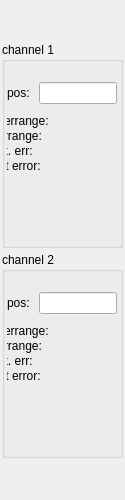
<?xml version="1.0" encoding="UTF-8"?>
<ui version="4.0">
 <class>Form</class>
 <widget class="QWidget" name="Form">
  <property name="geometry">
   <rect>
    <x>0</x>
    <y>0</y>
    <width>125</width>
    <height>500</height>
   </rect>
  </property>
  <property name="windowTitle">
   <string>Form</string>
  </property>
  <widget class="caInclude" name="cainclude">
   <property name="geometry">
    <rect>
     <x>0</x>
     <y>0</y>
     <width>128</width>
     <height>500</height>
    </rect>
   </property>
   <property name="macro">
    <string>IOC=$(IOC),MasterID=$(MasterID),SlaveID=$(SlaveID)</string>
   </property>
   <property name="filename" stdset="0">
    <string notr="true">ecmcE_slave_frame.ui</string>
   </property>
  </widget>
  <widget class="caFrame" name="caframe">
   <property name="geometry">
    <rect>
     <x>0</x>
     <y>40</y>
     <width>125</width>
     <height>420</height>
    </rect>
   </property>
   <layout class="QGridLayout" name="gridLayout_2" rowstretch="0,0">
    <property name="leftMargin">
     <number>2</number>
    </property>
    <property name="topMargin">
     <number>2</number>
    </property>
    <property name="rightMargin">
     <number>2</number>
    </property>
    <property name="bottomMargin">
     <number>2</number>
    </property>
    <property name="spacing">
     <number>4</number>
    </property>
    <item row="1" column="0">
     <widget class="QGroupBox" name="groupBox_2">
      <property name="title">
       <string>channel 2</string>
      </property>
      <property name="flat">
       <bool>true</bool>
      </property>
      <widget class="caFrame" name="caframe_2">
       <property name="geometry">
        <rect>
         <x>5</x>
         <y>20</y>
         <width>116</width>
         <height>176</height>
        </rect>
       </property>
       <property name="macro">
        <string notr="true">IOC=$(IOC),MasterID=$(MasterID),SlaveID=$(SlaveID),CH=2</string>
       </property>
       <widget class="caByte" name="cabyte_2">
        <property name="geometry">
         <rect>
          <x>95</x>
          <y>55</y>
          <width>16</width>
          <height>111</height>
         </rect>
        </property>
        <property name="channel" stdset="0">
         <string notr="true">$(IOC):m$(MasterID)s$(SlaveID)-Enc0$(CH)-Stat</string>
        </property>
        <property name="endBit">
         <number>7</number>
        </property>
       </widget>
       <widget class="caLabel" name="calabel_36">
        <property name="geometry">
         <rect>
          <x>-25</x>
          <y>65</y>
          <width>111</width>
          <height>18</height>
         </rect>
        </property>
        <property name="sizePolicy">
         <sizepolicy hsizetype="Fixed" vsizetype="Fixed">
          <horstretch>0</horstretch>
          <verstretch>0</verstretch>
         </sizepolicy>
        </property>
        <property name="font">
         <font>
          <pointsize>9</pointsize>
          <kerning>false</kerning>
         </font>
        </property>
        <property name="text">
         <string>Overrange:</string>
        </property>
       </widget>
       <widget class="caLabel" name="calabel_38">
        <property name="geometry">
         <rect>
          <x>-25</x>
          <y>80</y>
          <width>111</width>
          <height>18</height>
         </rect>
        </property>
        <property name="sizePolicy">
         <sizepolicy hsizetype="Fixed" vsizetype="Fixed">
          <horstretch>0</horstretch>
          <verstretch>0</verstretch>
         </sizepolicy>
        </property>
        <property name="font">
         <font>
          <pointsize>9</pointsize>
          <kerning>false</kerning>
         </font>
        </property>
        <property name="text">
         <string>Excit. err:</string>
        </property>
       </widget>
       <widget class="QWidget" name="layoutWidget">
        <property name="geometry">
         <rect>
          <x>0</x>
          <y>15</y>
          <width>116</width>
          <height>32</height>
         </rect>
        </property>
        <layout class="QHBoxLayout" name="horizontalLayout_2" stretch="1,3,0">
         <item>
          <widget class="caLabel" name="calabel_8">
           <property name="text">
            <string>pos:</string>
           </property>
          </widget>
         </item>
         <item>
          <widget class="caLineEdit" name="calineedit_2">
           <property name="channel" stdset="0">
            <string notr="true">$(IOC):m$(MasterID)s$(SlaveID)-Enc0$(CH)-PosAct</string>
           </property>
           <property name="background">
            <color alpha="0">
             <red>160</red>
             <green>160</green>
             <blue>164</blue>
            </color>
           </property>
           <property name="colorMode">
            <enum>caLineEdit::Static</enum>
           </property>
           <property name="precisionMode">
            <enum>caLineEdit::User</enum>
           </property>
          </widget>
         </item>
         <item>
          <widget class="caRelatedDisplay" name="carelateddisplay_4">
           <property name="labels">
            <string>&gt;</string>
           </property>
           <property name="files">
            <string>ecmcGraph_v1.ui</string>
           </property>
           <property name="args">
            <string>TITLE=m$(MasterID)s$(SlaveID).Enc01: Actual Position,PV=$(IOC):m$(MasterID)s$(SlaveID)-Enc0$(CH)-PosAct,IOC=$(IOC)</string>
           </property>
          </widget>
         </item>
        </layout>
       </widget>
       <widget class="caLabel" name="calabel_40">
        <property name="geometry">
         <rect>
          <x>-25</x>
          <y>150</y>
          <width>111</width>
          <height>18</height>
         </rect>
        </property>
        <property name="sizePolicy">
         <sizepolicy hsizetype="Fixed" vsizetype="Fixed">
          <horstretch>0</horstretch>
          <verstretch>0</verstretch>
         </sizepolicy>
        </property>
        <property name="font">
         <font>
          <pointsize>9</pointsize>
          <kerning>false</kerning>
         </font>
        </property>
        <property name="text">
         <string>BI:</string>
        </property>
       </widget>
       <widget class="caLabel" name="calabel_39">
        <property name="geometry">
         <rect>
          <x>-25</x>
          <y>95</y>
          <width>111</width>
          <height>18</height>
         </rect>
        </property>
        <property name="sizePolicy">
         <sizepolicy hsizetype="Fixed" vsizetype="Fixed">
          <horstretch>0</horstretch>
          <verstretch>0</verstretch>
         </sizepolicy>
        </property>
        <property name="font">
         <font>
          <pointsize>9</pointsize>
          <kerning>false</kerning>
         </font>
        </property>
        <property name="text">
         <string>Input error:</string>
        </property>
       </widget>
       <widget class="caLabel" name="calabel_37">
        <property name="geometry">
         <rect>
          <x>-25</x>
          <y>50</y>
          <width>111</width>
          <height>18</height>
         </rect>
        </property>
        <property name="sizePolicy">
         <sizepolicy hsizetype="Fixed" vsizetype="Fixed">
          <horstretch>0</horstretch>
          <verstretch>0</verstretch>
         </sizepolicy>
        </property>
        <property name="font">
         <font>
          <pointsize>9</pointsize>
          <kerning>false</kerning>
         </font>
        </property>
        <property name="text">
         <string>Underrange:</string>
        </property>
       </widget>
      </widget>
     </widget>
    </item>
    <item row="0" column="0">
     <widget class="QGroupBox" name="groupBox">
      <property name="autoFillBackground">
       <bool>false</bool>
      </property>
      <property name="title">
       <string>channel 1</string>
      </property>
      <property name="flat">
       <bool>true</bool>
      </property>
      <widget class="caFrame" name="caframe_3">
       <property name="geometry">
        <rect>
         <x>5</x>
         <y>20</y>
         <width>116</width>
         <height>176</height>
        </rect>
       </property>
       <property name="macro">
        <string notr="true">IOC=$(IOC),MasterID=$(MasterID),SlaveID=$(SlaveID),CH=1</string>
       </property>
       <widget class="caByte" name="cabyte_3">
        <property name="geometry">
         <rect>
          <x>95</x>
          <y>55</y>
          <width>16</width>
          <height>111</height>
         </rect>
        </property>
        <property name="channel" stdset="0">
         <string notr="true">$(IOC):m$(MasterID)s$(SlaveID)-Enc0$(CH)-Stat</string>
        </property>
        <property name="endBit">
         <number>7</number>
        </property>
       </widget>
       <widget class="caLabel" name="calabel_41">
        <property name="geometry">
         <rect>
          <x>-25</x>
          <y>65</y>
          <width>111</width>
          <height>18</height>
         </rect>
        </property>
        <property name="sizePolicy">
         <sizepolicy hsizetype="Fixed" vsizetype="Fixed">
          <horstretch>0</horstretch>
          <verstretch>0</verstretch>
         </sizepolicy>
        </property>
        <property name="font">
         <font>
          <pointsize>9</pointsize>
          <kerning>false</kerning>
         </font>
        </property>
        <property name="text">
         <string>Overrange:</string>
        </property>
       </widget>
       <widget class="caLabel" name="calabel_42">
        <property name="geometry">
         <rect>
          <x>-25</x>
          <y>80</y>
          <width>111</width>
          <height>18</height>
         </rect>
        </property>
        <property name="sizePolicy">
         <sizepolicy hsizetype="Fixed" vsizetype="Fixed">
          <horstretch>0</horstretch>
          <verstretch>0</verstretch>
         </sizepolicy>
        </property>
        <property name="font">
         <font>
          <pointsize>9</pointsize>
          <kerning>false</kerning>
         </font>
        </property>
        <property name="text">
         <string>Excit. err:</string>
        </property>
       </widget>
       <widget class="QWidget" name="layoutWidget_2">
        <property name="geometry">
         <rect>
          <x>0</x>
          <y>15</y>
          <width>116</width>
          <height>32</height>
         </rect>
        </property>
        <layout class="QHBoxLayout" name="horizontalLayout_3" stretch="1,3,0">
         <item>
          <widget class="caLabel" name="calabel_9">
           <property name="text">
            <string>pos:</string>
           </property>
          </widget>
         </item>
         <item>
          <widget class="caLineEdit" name="calineedit_3">
           <property name="channel" stdset="0">
            <string notr="true">$(IOC):m$(MasterID)s$(SlaveID)-Enc0$(CH)-PosAct</string>
           </property>
           <property name="background">
            <color alpha="0">
             <red>160</red>
             <green>160</green>
             <blue>164</blue>
            </color>
           </property>
           <property name="colorMode">
            <enum>caLineEdit::Static</enum>
           </property>
           <property name="precisionMode">
            <enum>caLineEdit::User</enum>
           </property>
          </widget>
         </item>
         <item>
          <widget class="caRelatedDisplay" name="carelateddisplay_5">
           <property name="labels">
            <string>&gt;</string>
           </property>
           <property name="files">
            <string>ecmcGraph_v1.ui</string>
           </property>
           <property name="args">
            <string>TITLE=m$(MasterID)s$(SlaveID).Enc01: Actual Position,PV=$(IOC):m$(MasterID)s$(SlaveID)-Enc0$(CH)-PosAct,IOC=$(IOC)</string>
           </property>
          </widget>
         </item>
        </layout>
       </widget>
       <widget class="caLabel" name="calabel_43">
        <property name="geometry">
         <rect>
          <x>-25</x>
          <y>150</y>
          <width>111</width>
          <height>18</height>
         </rect>
        </property>
        <property name="sizePolicy">
         <sizepolicy hsizetype="Fixed" vsizetype="Fixed">
          <horstretch>0</horstretch>
          <verstretch>0</verstretch>
         </sizepolicy>
        </property>
        <property name="font">
         <font>
          <pointsize>9</pointsize>
          <kerning>false</kerning>
         </font>
        </property>
        <property name="text">
         <string>BI:</string>
        </property>
       </widget>
       <widget class="caLabel" name="calabel_44">
        <property name="geometry">
         <rect>
          <x>-25</x>
          <y>95</y>
          <width>111</width>
          <height>18</height>
         </rect>
        </property>
        <property name="sizePolicy">
         <sizepolicy hsizetype="Fixed" vsizetype="Fixed">
          <horstretch>0</horstretch>
          <verstretch>0</verstretch>
         </sizepolicy>
        </property>
        <property name="font">
         <font>
          <pointsize>9</pointsize>
          <kerning>false</kerning>
         </font>
        </property>
        <property name="text">
         <string>Input error:</string>
        </property>
       </widget>
       <widget class="caLabel" name="calabel_45">
        <property name="geometry">
         <rect>
          <x>-25</x>
          <y>50</y>
          <width>111</width>
          <height>18</height>
         </rect>
        </property>
        <property name="sizePolicy">
         <sizepolicy hsizetype="Fixed" vsizetype="Fixed">
          <horstretch>0</horstretch>
          <verstretch>0</verstretch>
         </sizepolicy>
        </property>
        <property name="font">
         <font>
          <pointsize>9</pointsize>
          <kerning>false</kerning>
         </font>
        </property>
        <property name="text">
         <string>Underrange:</string>
        </property>
       </widget>
      </widget>
     </widget>
    </item>
   </layout>
  </widget>
 </widget>
 <customwidgets>
  <customwidget>
   <class>caRelatedDisplay</class>
   <extends>QWidget</extends>
   <header>caRelatedDisplay</header>
  </customwidget>
  <customwidget>
   <class>caFrame</class>
   <extends>QFrame</extends>
   <header>caFrame</header>
   <container>1</container>
  </customwidget>
  <customwidget>
   <class>caLabel</class>
   <extends>QLabel</extends>
   <header>caLabel</header>
  </customwidget>
  <customwidget>
   <class>caInclude</class>
   <extends>QWidget</extends>
   <header>caInclude</header>
  </customwidget>
  <customwidget>
   <class>caLineEdit</class>
   <extends>QLineEdit</extends>
   <header>caLineEdit</header>
  </customwidget>
  <customwidget>
   <class>caByte</class>
   <extends>QWidget</extends>
   <header>caByte</header>
  </customwidget>
 </customwidgets>
 <resources/>
 <connections/>
</ui>
